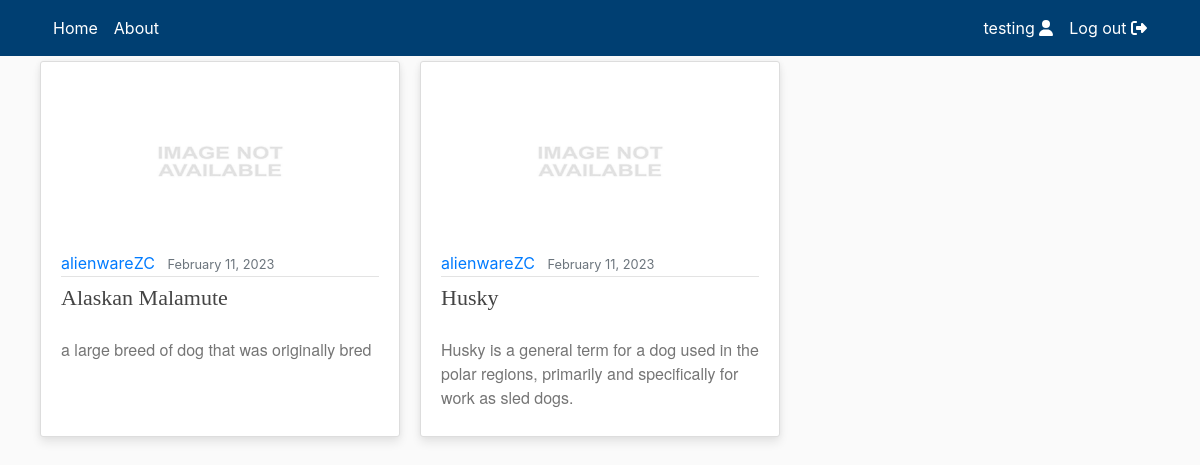
The page /dogs (signed in) on the database its author committed.
### users/models.py (models this page shows)
class CustomUser(AbstractUser):
    def image_upload_to(self, instance=None):
        if instance:
            return os.path.join('Users', self.username, instance)
        return None
    STATUS = (('regular', 'regular'), ('subscriber', 'subscriber'),
              ('moderator', 'moderator'))
    email = models.EmailField(unique=True)
    status = models.CharField(max_length=100, choices=STATUS, default='regular')
    description = models.TextField('Description',
                                   max_length=600,
                                   default='',
                                   blank=True)
    image = models.ImageField(default='default/user.jpg',
                              upload_to=image_upload_to)
    def __str__(self):
        return self.username

### main/models.py (models this page shows, shortened)
class Article(models.Model):
    def image_upload_to(self, instance=None):
        if instance:
            return os.path.join('ArticleSeries', slugify(self.series.slug),
                                slugify(self.article_slug), instance)
        return None
    title = models.CharField(max_length=200)
    subtitle = models.CharField(max_length=200, default="", blank=True)
    article_slug = models.SlugField("Article slug",
                                    null=False,
                                    blank=False,
                                    unique=True)
    content = HTMLField(blank=True, default="")
    notes = HTMLField(blank=True, default="")
    published = models.DateTimeField("Date published", default=timezone.now)
    modified = models.DateTimeField("Date modified", default=timezone.now)
    series = models.ForeignKey(ArticleSeries,
                               default="",
                               verbose_name="Series",
                               on_delete=models.SET_DEFAULT)
    author = models.ForeignKey(get_user_model(),
                               default=1,
                               on_delete=models.SET_DEFAULT)
    image = models.ImageField(default='default/no_image.jpg',
                              upload_to=image_upload_to,
                              max_length=255)
    @property
    def slug(self):
        return self.series.slug + "/" + self.article_slug
    class Meta:
        verbose_name_plural = "Article"
        ordering = ['title', '-published']

### main/views.py (the view)
# urls.py: path("<series>", views.series, name="series"),
def series(request, series: str):
    matching_series = Article.objects.filter(series__slug=series).all()
    return render(request=request,
                  template_name='main/home.html',
                  context={
                      "objects": matching_series,
                      "type": "article"
                  })

### main/templates/main/home.html (shortened to what this page needs)
{% extends "main/header.html" %} {% block content %}
<div class="row display-flex justify-content-start">
	{% for object in objects %}
	<div class="col-lg-4 col-md-6 col-sm-12 mobiledevice">
		<article class="media content-section customhover" style="height: 95%">
			<div class="media-body">
				<a href="/{{object.slug}}">
					<div class="aspect-ratio-box">
						<img class="img-fluid" src="{{ object.image.url }}" />
					</div>
				</a>
				<div class="article-metadata">
					<a class="mr-2" href="{% url 'profile' object.author %}"
						>{{ object.author }}</a
					>
					<small class="text-muted">{{ object.published|date:"F d, Y" }}</small>
				</div>
				<div>
					<a
						class="article-title line-clamp-2 title-style"
						style="font-size: 22px"
						href="/{{object.slug}}"
					>
						{{ object.title }}
					</a>
					<a href="/{{object.slug}}" style="text-decoration: none">
						<p class="article-content line-clamp-5 subtitle-style">
							{{ object.subtitle }}
						</p>
					</a>
				</div>
			</div>
		</article>
	</div>
	{% endfor %}
</div>
{% endblock content %}

### main/templates/main/includes/navbar.html (shortened to what this page needs)
<header class="site-header" style="margin-bottom: 5px">
	<nav class="navbar navbar-expand-md navbar-color">
		<div class="container">
			<div class="navbar-nav">
				<a class="nav-item nav-link" href="/">Home</a>
			</div>
			<div class="collapse navbar-collapse" id="navbarToggle">
				<div class="navbar-nav mr-auto">
					<a class="nav-item nav-link" href="/">About</a>
				</div>
				<div class="navbar-nav">
					{% if user.is_authenticated %}
					<a class="nav-item nav-link" href="{% url 'profile' user.username %}">
						{{user.username}} <i class="fas fa-user"></i>
					</a>
					<a class="nav-item nav-link" href="{% url 'logout' %}">
						Log out <i class="fas fa-sign-out-alt"></i>
					</a>
					{% endif %}
				</div>
			</div>
		</div>
	</nav>
</header>

### main/static/main/main.css (style rules this page uses)
:root { --footercolor: #003F72; --navbarcolor: #003F72; --btncolor: #003F72; --socialcolor: #003F72; --brightText: #ffffff; }
.navbar-color { background-color: var(--navbarcolor); }
body { background: #fafafa; }
.site-header .navbar-nav .nav-link { color: var(--brightText); }
.content-section { background: #ffffff; padding: 10px 20px; border: 1px solid #dddddd; border-radius: 3px; margin-bottom: 20px; }
.article-title { color: #444444; }
.article-content { white-space: pre-line; }
.article-metadata { padding-bottom: 1px; margin-bottom: 4px; border-bottom: 1px solid #e3e3e3 }
.row.display-flex { display: flex; flex-wrap: wrap; }
.row.display-flex > [class*='col-'] { flex-grow: 1; }
.customhover { background: #fff; box-shadow: 0 6px 10px rgba(0,0,0,.08), 0 0 6px rgba(0,0,0,.05); transition: .3s transform cubic-bezier(.155,1.105,.295,1.12),.3s box-shadow,.3s -webkit-transform cubic-bezier(.155,1.105,.295,1.12); cursor: pointer; }
@media screen and (min-width: 600px) { .mobiledevice { padding-left: 10px; padding-right: 10px; } }
.title-style { font-family: fell, Georgia, Cambria, 'Times New Roman', Times, serif !important; }
.subtitle-style { font-family: sohne, 'Helvetica Neue', Helvetica, Arial, sans-serif !important; color: rgba(117, 117, 117, 1) !important; }
.aspect-ratio-box { position: relative; }
.aspect-ratio-box::after { display: block; content: ''; padding-bottom: 56.25%; }
.aspect-ratio-box img { position: absolute; left: 0; right: 0; width: 100%; height: 100%; }

### rows shown on the page
CustomUser: username "testing"
Article: image (placeholder picture), author "alienwareZC", published "February 11, 2023", title "Alaskan Malamute", subtitle "a large breed of dog that was originally bred"
Article: image (placeholder picture), author "alienwareZC", published "February 11, 2023", title "Husky", subtitle "Husky is a general term for a dog used in the polar regions, primarily and specifically for work as sled dogs."
